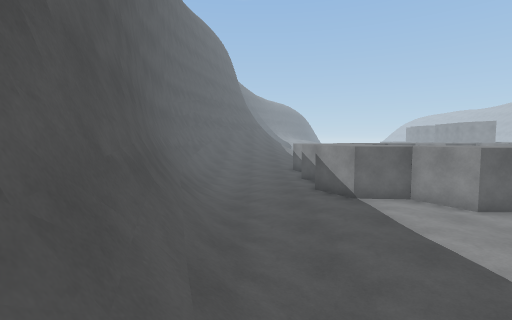
view 1 (above)

19 first-person views from a walk through a scene from a Unity 3-D project. The camera is 1.5 m above the floor, tilts 4° down and sees 85° across. The floor is counted in squares, 1 m on a side. Each view is taken from the middle of a square. On the plan, view 1 faces up. The plan holds only what a view shows up to about 14 squares ahead; the rest is blank. The place goes on beyond the plan.

view 2
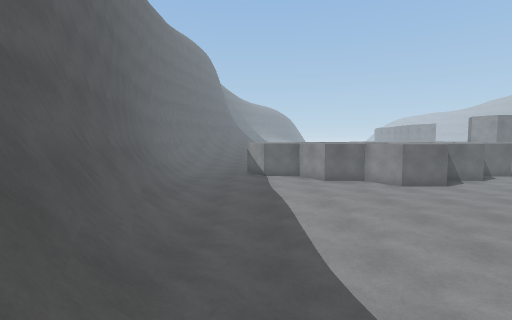

view 3
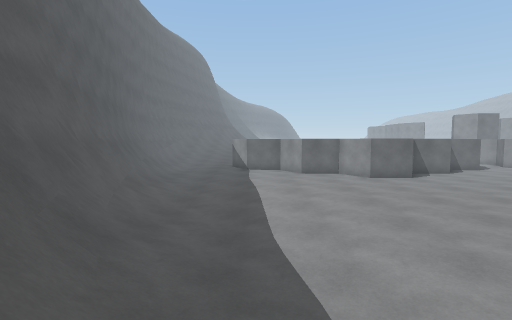

view 4
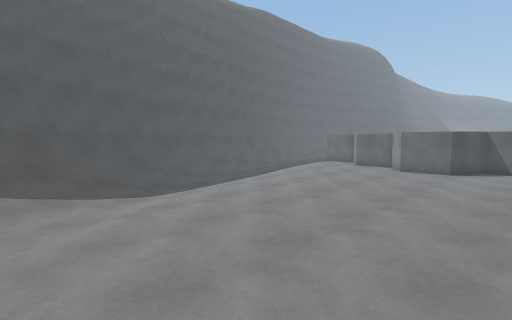

view 5
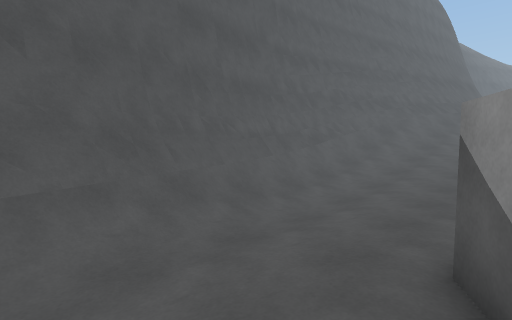

view 6
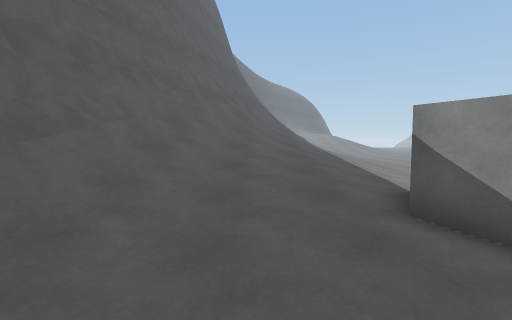

view 7
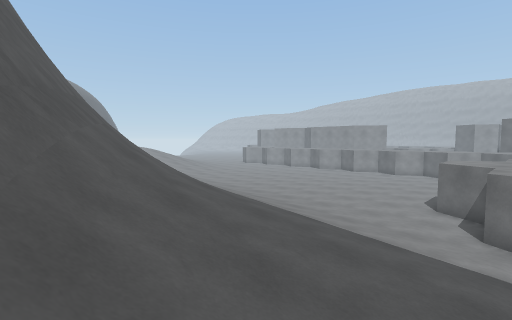

view 8
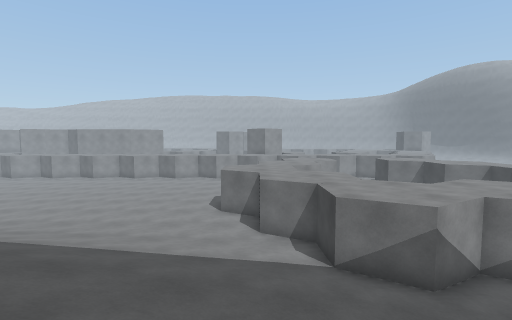

view 9
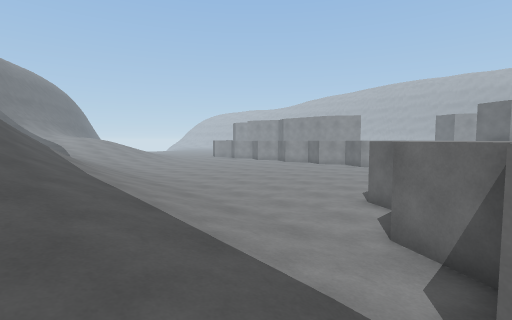

view 10
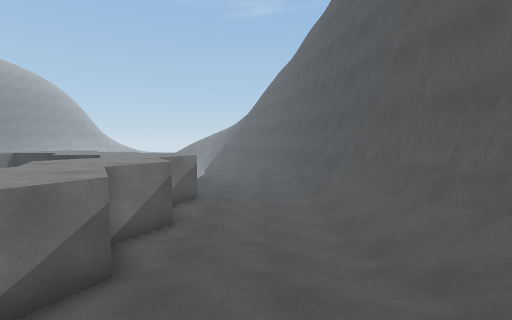

view 11
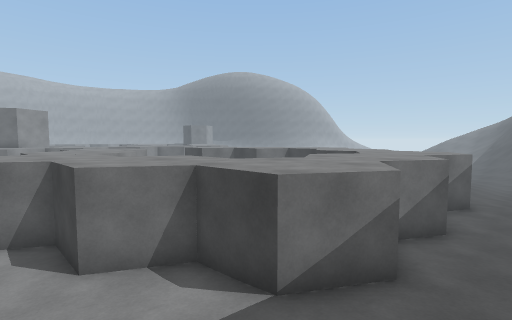

view 12
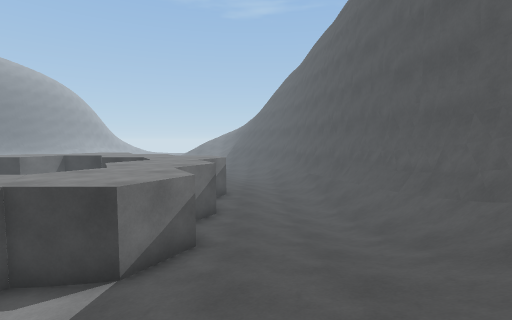

view 13
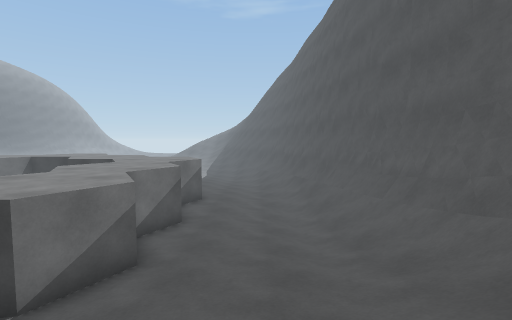

view 14
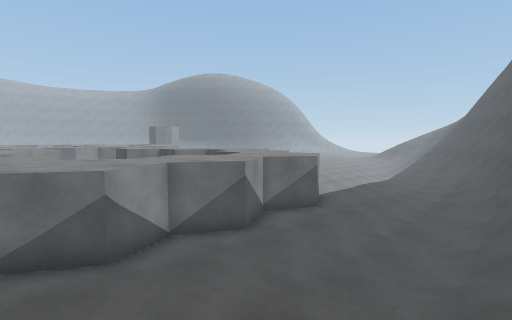

view 15
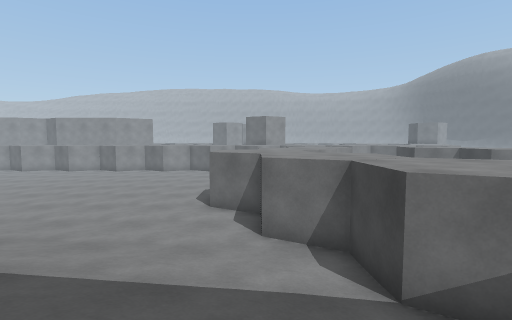

view 16
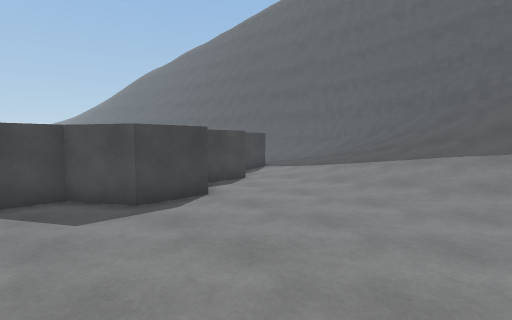

view 17
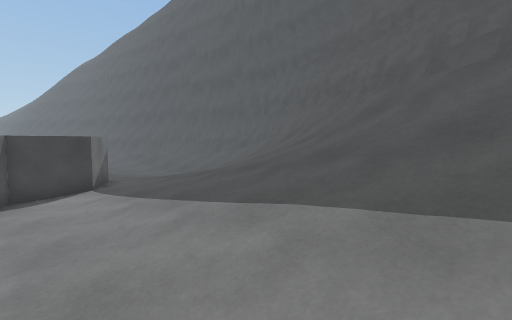

view 18
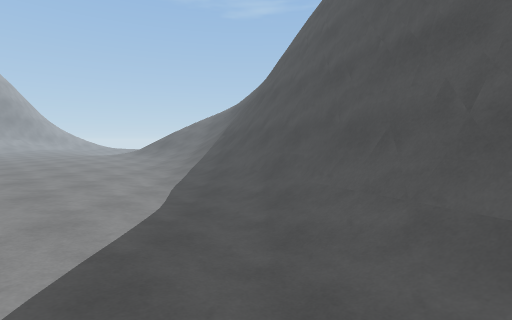

view 19
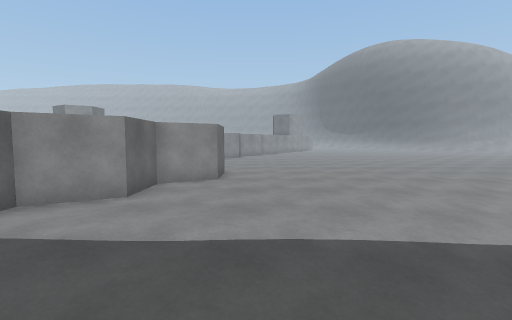

### Floor plan
Key: @ floor where view 1 was taken; # wall or solid block; . main floor; : floor 0.25 m higher than the main floor; + floor 0.75 m higher than the main floor; / step, stairs or slope; = window, fence, low wall or low ledge; ^ raised ledge; v drop or lower ground; O other object.
Columns run from 6 left of view 1 to 14 right of it. Each row starts with its distance up from view 1.
 30     ##/////+::.......
 29     #=/////+::.......
 28    ##=/////+::.......
 27    ##//////+:........
 26    #=/////+::........
 25   ##//////+::........
 24   ##//////+::........
 23   #=///+++::...^^^^..
 22 v##///++++::.^^^^^^^^
 21 v##//++++:::^^^^^^^^^
 20  ##//++++:^^^^^^^^^^^
 19 v#=//::::^^^^^^^  ^^^
 18 v#=//::::#^^^.
 17 v#=/...::^^^^
 16 v#=/.....^^^^
 15 v##/.....^^^
 14 v##/.....^^^^
 13  ##//....^^^
 12   #=/....^^^^
 11   #=/....^^^^^^   ^^^
 10   ##O....^^^^^^^^^^
  9  v##O.......^
  8    #=........^^^  ^^^
  7    #=..........^  ^..
  6    ##O..........##...
  5    ##O/..............
  4     #=/..............
  3     #=/..............
  2     ##O/.............
  1    v##=/.............
  0     ##@/.............
 -1      #=O/............
 -2      ##O/............
 -3       #=O/...........
 -4     v ##O/...........
 -5     v  #=//..........
 -6     vv ##//..........
 -7      v ##=//.........
 -8      v  #=///........

Positions as (right, up) in squares from view 1, and headings:
1: (0, 0), facing up
2: (3, -6), facing up
3: (4, -7), facing up
4: (14, -8), facing up-left
5: (3, 8), facing up-left
6: (0, 14), facing up
7: (-3, 21), facing up-right
8: (-3, 22), facing right
9: (1, 20), facing up-right
10: (0, 23), facing down
11: (1, 23), facing down-right
12: (1, 25), facing down
13: (0, 24), facing down
14: (-3, 20), facing down-right
15: (0, 22), facing right
16: (14, 30), facing down-left
17: (6, 30), facing down-left
18: (2, 6), facing down
19: (0, 5), facing right
